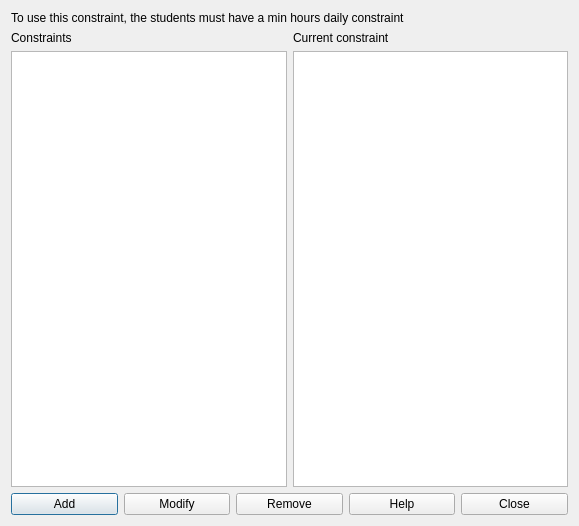
<?xml version="1.0" encoding="UTF-8"?>
<ui version="4.0">
 <class>ConstraintStudentsMinHoursPerAfternoonForm_template</class>
 <widget class="QDialog" name="ConstraintStudentsMinHoursPerAfternoonForm_template">
  <property name="geometry">
   <rect>
    <x>0</x>
    <y>0</y>
    <width>579</width>
    <height>526</height>
   </rect>
  </property>
  <property name="windowTitle">
   <string extracomment="This is the title of the dialog to see the list of all constraints of this type">Constraints students min hours per afternoon</string>
  </property>
  <layout class="QGridLayout" name="gridLayout">
   <item row="1" column="1">
    <layout class="QVBoxLayout" name="verticalLayout_2">
     <item>
      <widget class="QLabel" name="currentConstraintTextLabel">
       <property name="text">
        <string>Current constraint</string>
       </property>
       <property name="wordWrap">
        <bool>false</bool>
       </property>
      </widget>
     </item>
     <item>
      <widget class="QPlainTextEdit" name="currentConstraintTextEdit"/>
     </item>
    </layout>
   </item>
   <item row="2" column="0" colspan="2">
    <layout class="QHBoxLayout" name="horizontalLayout">
     <item>
      <widget class="QPushButton" name="addConstraintPushButton">
       <property name="text">
        <string>Add</string>
       </property>
      </widget>
     </item>
     <item>
      <widget class="QPushButton" name="modifyConstraintPushButton">
       <property name="text">
        <string>Modify</string>
       </property>
      </widget>
     </item>
     <item>
      <widget class="QPushButton" name="removeConstraintPushButton">
       <property name="text">
        <string>Remove</string>
       </property>
      </widget>
     </item>
     <item>
      <widget class="QPushButton" name="helpPushButton">
       <property name="text">
        <string>Help</string>
       </property>
      </widget>
     </item>
     <item>
      <widget class="QPushButton" name="closePushButton">
       <property name="text">
        <string>Close</string>
       </property>
      </widget>
     </item>
    </layout>
   </item>
   <item row="0" column="0" colspan="2">
    <widget class="QLabel" name="label2">
     <property name="sizePolicy">
      <sizepolicy hsizetype="Minimum" vsizetype="Minimum">
       <horstretch>0</horstretch>
       <verstretch>0</verstretch>
      </sizepolicy>
     </property>
     <property name="text">
      <string>To use this constraint, the students must have a min hours daily constraint</string>
     </property>
     <property name="wordWrap">
      <bool>true</bool>
     </property>
    </widget>
   </item>
   <item row="1" column="0">
    <layout class="QVBoxLayout" name="verticalLayout">
     <item>
      <widget class="QLabel" name="constraintsTextLabel">
       <property name="frameShape">
        <enum>QFrame::NoFrame</enum>
       </property>
       <property name="frameShadow">
        <enum>QFrame::Plain</enum>
       </property>
       <property name="text">
        <string>Constraints</string>
       </property>
       <property name="wordWrap">
        <bool>false</bool>
       </property>
      </widget>
     </item>
     <item>
      <widget class="QListWidget" name="constraintsListWidget"/>
     </item>
    </layout>
   </item>
  </layout>
 </widget>
 <layoutdefault spacing="6" margin="11"/>
 <resources/>
 <connections/>
</ui>
